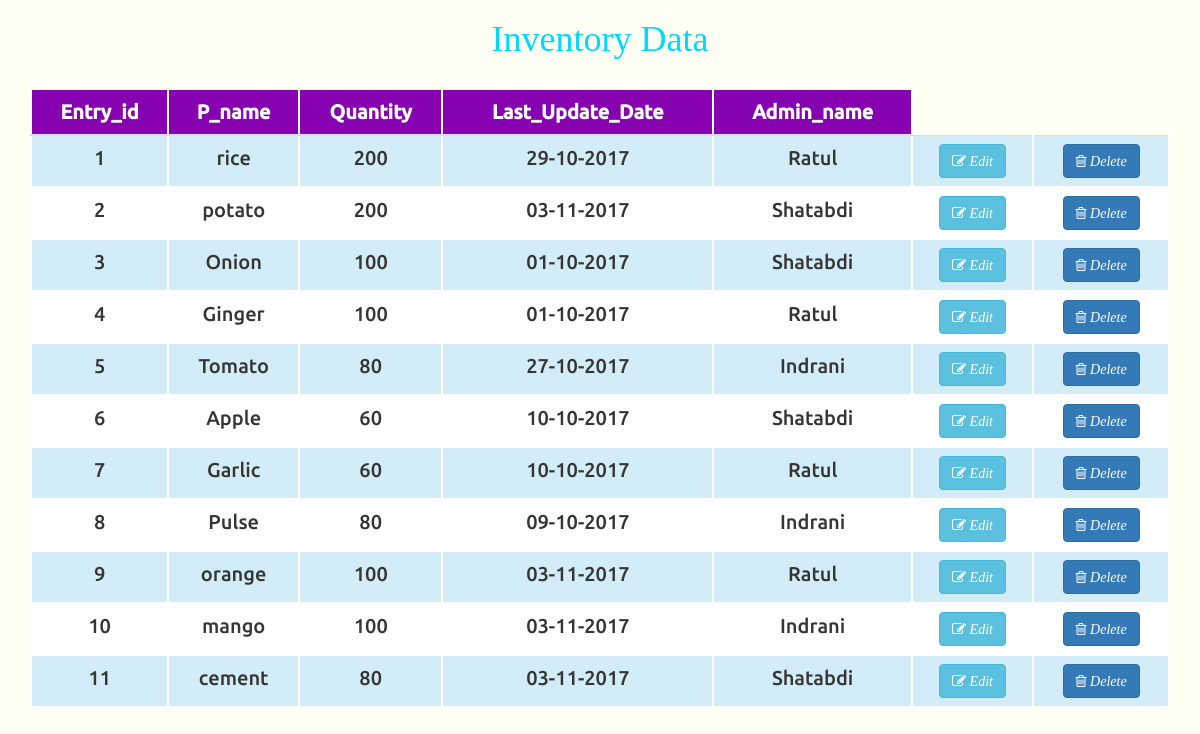
/all_products.php?admin_name=Ratul (signed in), run on an earlier commit of the app's database.
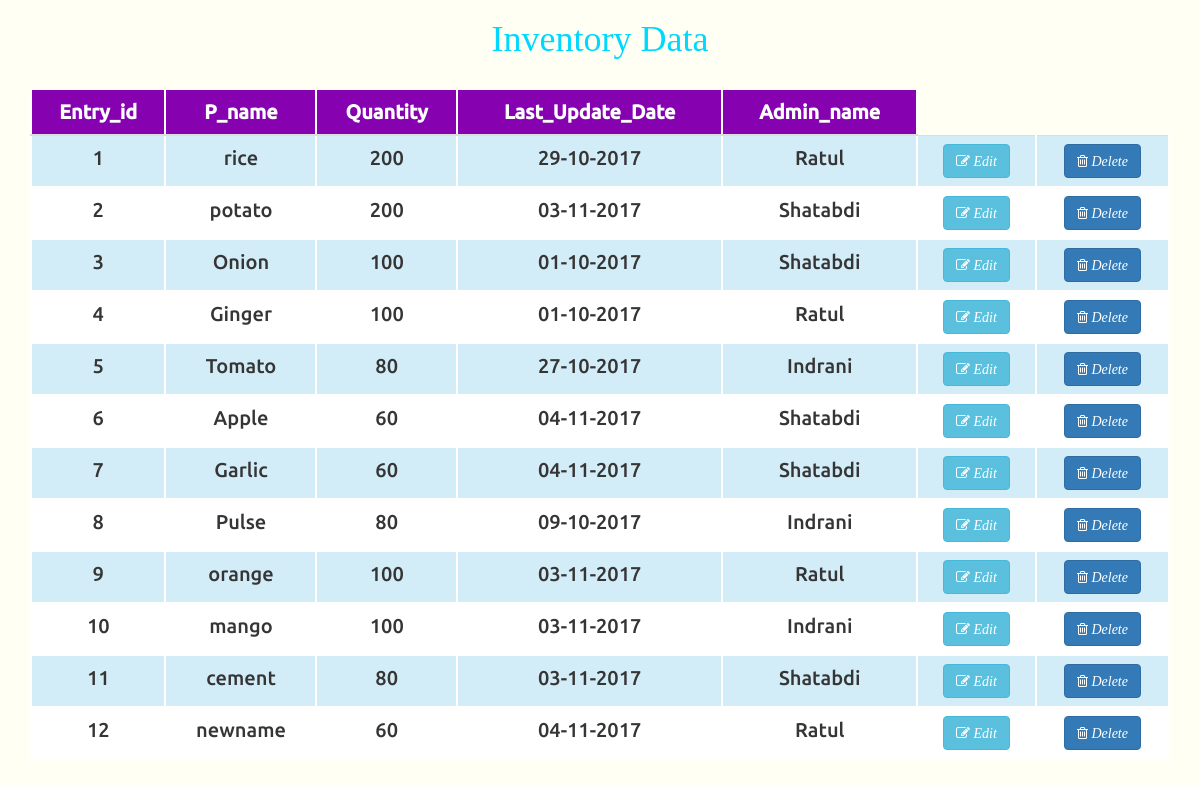
And on a later commit of the database.
### tables this page shows
CREATE TABLE `inventory` (
  `entry_id` int(11) NOT NULL,
  `p_name` varchar(20) DEFAULT NULL,
  `Quantity` double DEFAULT NULL,
  `Last_Update_Date` date DEFAULT NULL,
  `Admin_name` varchar(20) DEFAULT NULL
);

### all_products.php (the view, shortened to what this page needs)
<!DOCTYPE html>
<?php
	$admin_name = $_GET['admin_name'];
	include('include/our_connect.php');
?>
<html>
<head>
  <link rel="stylesheet" href="css/bootstrap.min.css">
  <link rel="stylesheet" href="font-awesome/css/font-awesome.min.css">
  <link rel="stylesheet" href="css/all.css">
  <link rel="stylesheet" href="css/table.css">
</head>
<body>
	<div class="container container-fluid">
		<table class="data-table table table-responsive">
			<h1 class="in-middle txtgreen">Inventory Data</h1> <br>
			<thead>
				<tr>
					<th>entry_id</th>
					<th>p_name</th>
					<th>Quantity</th>
					<th>Last_Update_Date</th>
					<th>Admin_name</th>
				</tr>
			</thead>
			<tbody>
				<?php
					$sql = 'SELECT * FROM inventory';
					$query = mysqli_query($conn, $sql);
					while ($row = mysqli_fetch_array($query)) {
				echo '<tr>
				<td>'.$row['entry_id'].'</td>
				<td>'.$row['p_name'].'</td>
				<td>'.$row['Quantity'].'</td>
				<td>'.date("d-m-Y", strtotime($row['Last_Update_Date'])).'</td>
					<td>'.$row['Admin_name'].'</td>
					<td><a href="edit_script.php?passed='.$row['entry_id'].'&admin_name='.$admin_name.'" class="btn btn-info" role="button"><i class="fa fa-pencil-square-o"><i> Edit</a></td>
					<td><a href="delete_script.php?passed='.$row['entry_id'].'&admin_name='.$admin_name.'" class="btn btn-primary" role="button"><i class="fa fa-trash-o"><i> Delete</a></td>
					</tr>';
					}
				?>
			</tbody>
		</table>
</body>
</html>

What changed in the data, as far as the page shows it:
changed inventory "Apple": Last_Update_Date "10-10-2017" → "04-11-2017"
changed inventory "Garlic": Last_Update_Date "10-10-2017" → "04-11-2017"; Admin_name "Ratul" → "Shatabdi"
added inventory: entry_id "12", p_name "newname", Quantity "60", Last_Update_Date "04-11-2017", Admin_name "Ratul"
